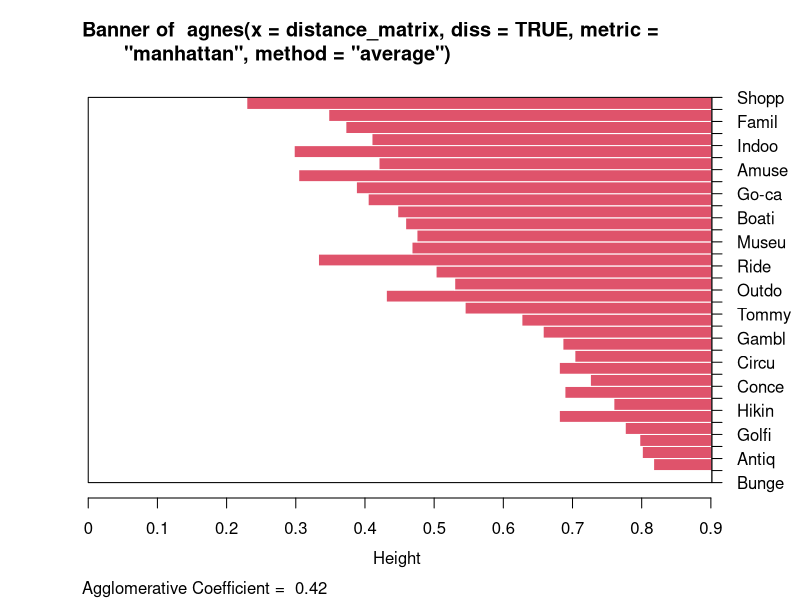
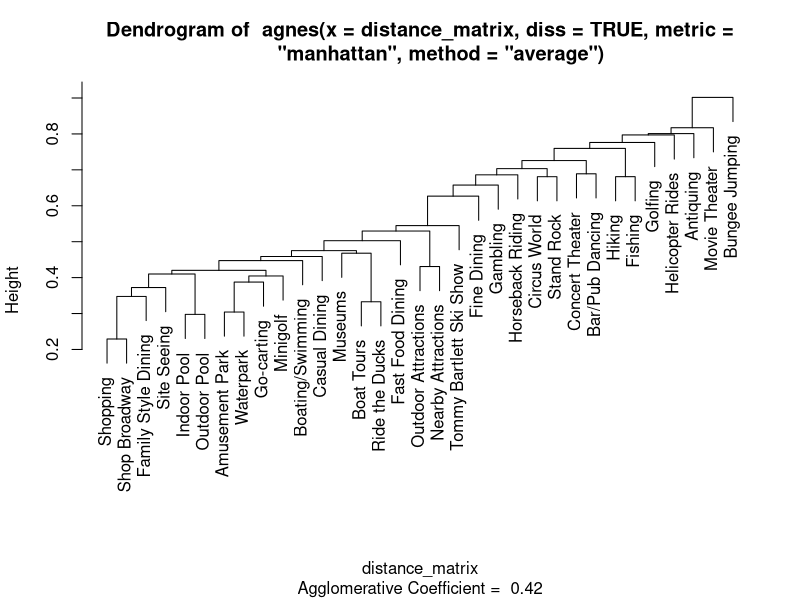

These charts were generated, in order, by the following R code:
# Hierarchical Clustering of Activities (R)

library(cluster)  # cluster analysis algorithms 

# We define a utility function for converting a distance structure. 

make.distance_matrix <- function(distance_structure)
{ n <- attr(distance_structure, "Size")
  full <- matrix(0,n,n)
  full[lower.tri(full)] <- distance_structure
  full+t(full)
}

wisconsin_dells_data_frame <- read.csv("wisconsin_dells.csv") # read in data 
print(str(wisconsin_dells_data_frame))  # show structure of data frame

binary_variable_names <- c("shopping","antiquing",     
"scenery","eatfine","eatcasual","eatfamstyle","eatfastfood","museums",       
"indoorpool","outdoorpool","hiking","gambling","boatswim","fishing",       
"golfing","boattours","rideducks","amusepark","minigolf","gocarting",     
"waterpark","circusworld","tbskishow","helicopter","horseride","standrock",     
"outattract","nearbyattract","movietheater","concerttheater","barpubdance",
"shopbroadway","bungeejumping")

binary_activity_data_frame <- 
    wisconsin_dells_data_frame[,binary_variable_names]

# ifelse() converts YES/NO to 1/0 as needed for distance calculations
# then we form a matrix and take the transpose of the matrix
# which will be needed to compute distances between activities
binary_activity_matrix <- 
    t(as.matrix(ifelse((binary_activity_data_frame == "YES"), 1, 0)))

# We compute the distance structure using the dist() function. 
distance_structure <- dist(binary_activity_matrix, method="binary")

# To see this structure in the form of a distance matrix 
# we can run the utility function for converting a distance structure 
# to a distance matrix, which is make.distance_matrix
distance_matrix <- unlist(make.distance_matrix(distance_structure))
print(str(distance_matrix))

activity_names <- c("Shopping", "Antiquing",     
"Site Seeing", "Fine Dining", "Casual Dining", 
"Family Style Dining", "Fast Food Dining", "Museums",       
"Indoor Pool", "Outdoor Pool", "Hiking", "Gambling", 
"Boating/Swimming", "Fishing", "Golfing", "Boat Tours", 
"Ride the Ducks", "Amusement Park", "Minigolf", "Go-carting",     
"Waterpark", "Circus World", "Tommy Bartlett Ski Show", 
"Helicopter Rides", "Horseback Riding", "Stand Rock",     
"Outdoor Attractions", "Nearby Attractions", 
"Movie Theater", "Concert Theater", "Bar/Pub Dancing",
"Shop Broadway", "Bungee Jumping")

rownames(distance_matrix) <- activity_names
colnames(distance_matrix) <- activity_names
print(str(distance_matrix))

clustering_solution <- agnes(distance_matrix, diss = TRUE, 
    metric = "manhattan", method = "average") 

pdf(file = "fig_positioning_products_dells_clustering.pdf",
  width = 11, height = 8.5)
plot(clustering_solution)
dev.off()

# Suggestions for the student:
# Try other clustering solutions by varying the distance metric
# and hierarchical clustering algorithms.